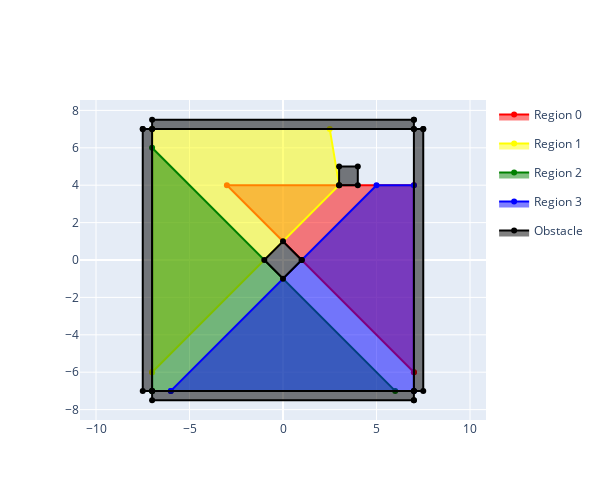

The notebook cell saved with this chart:
### Code cell
def convex_freespace_decomp(obs, n = 5):
    det_last = 0
    start_posns = np.array([
        [3,3],
        [-3,3],
        [-3,-3],
        [3,-3]
    ])
    
    As, bs, Cs, ds = [], [], [], []
    for start_posn in start_posns:
        d_0 = np.atleast_2d(start_posn).T
        C_0 = 0.1 * np.eye(2)
        
        last_C = C_0
        while True:
            A, b, x_stars = find_hyperplanes(C_0, d_0, obs)
            C, d = maximize_ellipsoid(A, b)
            
            f_log_det = lambda A: np.log(np.linalg.det(A))
            if (f_log_det(C) - f_log_det(last_C)) / f_log_det(last_C) <= 0.1:
                break
            last_C = C
            
        As.append(A)
        bs.append(b)
        Cs.append(C)
        ds.append(d)
        
    return As, bs, Cs, ds

As, bs, Cs, ds = convex_freespace_decomp(obs)

fig = go.Figure()
# for C,d in zip(Cs, ds):
#     plot_ellipse(C, d, fig)
    
marker_patterns = ["+","\\",".","/"]
colors=["red", "yellow", "green", "blue"]
for i, (A, b, d_0, ptrn, color) in enumerate(zip(As, bs, ds, marker_patterns, colors)):
    hs = HalfspaceIntersection(np.hstack([A, -b]), d_0.flatten()).intersections
    # reorder the halfspace intersection points
    hs_center = np.mean(hs, axis=1)
    thetas = np.arctan2(hs[:, 1] - hs_center[1], hs[:, 0] - hs_center[0])
    hs = hs[np.argsort(thetas)]
    
    fig.add_trace(go.Scatter(
        x=np.concatenate([hs[:, 0], [hs[0,0]]]),
        y=np.concatenate([hs[:, 1],[hs[0,1]]]),
        fill="toself",
        line=dict(color=color),
        name=f"Region {i}",
    ))
    
plot_obs(obs, fig)
fig.update_layout(yaxis_scaleanchor="x", width=600, height=500)
fig.show()

### Figure 1 — Plotly figure (JSON) as saved in the notebook; plotly's stock layout.template omitted (floating-point values rounded to 4 significant figures)
{"data": [{"fill": "toself", "line": {"color": "red"}, "name": "Region 0", "type": "scatter", "visible": true, "x": [7.0, 7.0, -3.0, 7.0], "y": [-6.0, 4.0, 4.0, -6.0]}, {"fill": "toself", "line": {"color": "yellow"}, "name": "Region 1", "type": "scatter", "visible": true, "x": [-7.0, 3.0, 2.5, -7.0, -7.0], "y": [-6.0, 4.0, 7.0, 7.0, -6.0]}, {"fill": "toself", "line": {"color": "green"}, "name": "Region 2", "type": "scatter", "visible": true, "x": [-7.0, 6.0, -7.0, -7.0], "y": [-7.0, -7.0, 6.0, -7.0]}, {"fill": "toself", "line": {"color": "blue"}, "name": "Region 3", "type": "scatter", "visible": true, "x": [-6.0, 7.0, 7.0, 5.0, -6.0], "y": [-7.0, -7.0, 4.0, 4.0, -7.0]}, {"fill": "toself", "legendgroup": "obstacle", "line": {"color": "black"}, "name": "Obstacle", "showlegend": true, "type": "scatter", "x": [1, 0, -1, 0, 1], "y": [0, 1, 0, -1, 0]}, {"fill": "toself", "legendgroup": "obstacle", "line": {"color": "black"}, "name": "Obstacle", "showlegend": false, "type": "scatter", "x": [3, 4, 4, 3, 3], "y": [4, 4, 5, 5, 4]}, {"fill": "toself", "legendgroup": "obstacle", "line": {"color": "black"}, "name": "Obstacle", "showlegend": false, "type": "scatter", "x": [7.5, 7, 7, 7.5, 7.5], "y": [7, 7, -7, -7, 7]}, {"fill": "toself", "legendgroup": "obstacle", "line": {"color": "black"}, "name": "Obstacle", "showlegend": false, "type": "scatter", "x": [7, -7, -7, 7, 7], "y": [7.5, 7.5, 7, 7, 7.5]}, {"fill": "toself", "legendgroup": "obstacle", "line": {"color": "black"}, "name": "Obstacle", "showlegend": false, "type": "scatter", "x": [-7.5, -7, -7, -7.5, -7.5], "y": [7, 7, -7, -7, 7]}, {"fill": "toself", "legendgroup": "obstacle", "line": {"color": "black"}, "name": "Obstacle", "showlegend": false, "type": "scatter", "x": [7, -7, -7, 7, 7], "y": [-7.5, -7.5, -7, -7, -7.5]}], "layout": {"height": 500, "width": 600, "xaxis": {"autorange": true, "domain": [0, 1], "range": [-10.75, 10.75], "showspikes": false, "type": "linear"}, "yaxis": {"autorange": true, "domain": [0, 1], "range": [-8.556, 8.556], "scaleanchor": "x", "showspikes": false, "type": "linear"}}}
